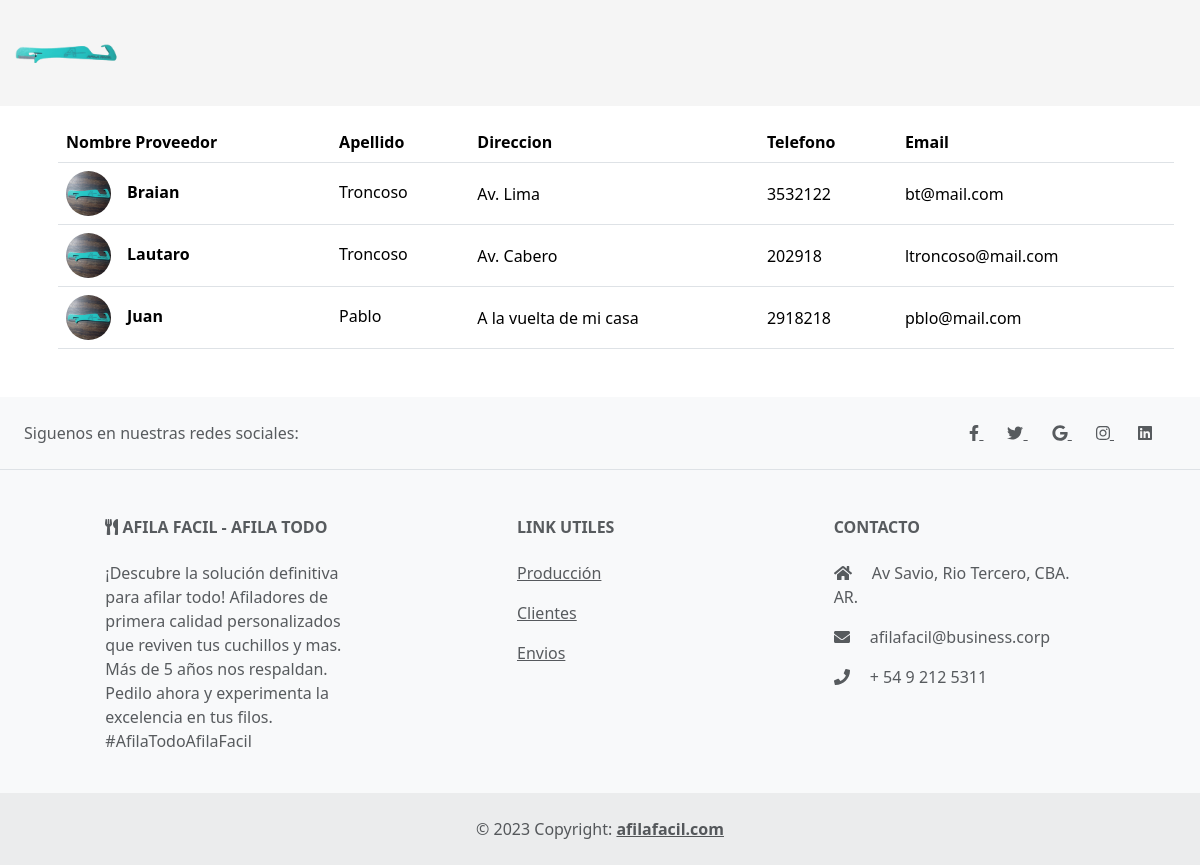
Screenshot of /proveedores/ with the database file from the repository.
### proveedores/models.py (models this page shows, shortened)
class Proveedores(models.Model):
    nombre = models.CharField(max_length=50)
    apellido = models.CharField(max_length=50)
    direccion = models.CharField(max_length=100)
    telefono = models.IntegerField(null=True, blank=True)
    email = models.CharField(max_length=100)
    imagen = models.TextField(null=True, blank=True)
    def get_imagen_url(self):
        if self.imagen:
            return f"/static/img/{self.imagen}"
        else:
            return "/static/img/afilador.jpeg"
    class Meta:
        db_table = 'proveedores'
        verbose_name = "Proveedores"

### proveedores/views.py (the view)
# urls.py: path('', views.mostrar_proveedores, name='proveedores'),
def mostrar_proveedores(request):
    proveedores = Proveedores.objects.all()
    return render(request,'proveedores.html',{'proveedores': proveedores, 'mensaje': "No hay Proveedores"})

### proveedores/templates/proveedores.html (shortened to what this page needs)
{% extends "materias_primas/layout.html" %}
{% load static %}
{% block content %}
{% if proveedores%}
<div class="container">
    <table class="table align-middle mb-0 bg-white m-3 mb-5">
        <thead class="bg-light">
        <tr>
            <th>Nombre Proveedor</th>
            <th>Apellido</th>
            <th>Direccion</th>
            <th>Telefono</th>
            <th>Email</th>
        </tr>
        </thead>
        <tbody>
        {% for proveedor in proveedores %}
            <tr>
                <td>
                <div class="d-flex align-items-center">
                    <img
                        src="{{ proveedor.get_imagen_url }}"
                        alt="NO-IMG"
                        style="width: 45px; height: 45px"
                        class="rounded-circle"
                        />
                    <div class="ms-3">
                    <p class="fw-bold mb-1 ml-2">{{proveedor.nombre}}</p>
                    </div>
                </div>
                </td>
                <td>
                <p class="fw-normal mb-1">{{ proveedor.apellido }}</p>
                </td>
                <td>{{ proveedor.direccion }}</td>
                <td>{{ proveedor.telefono }}</td>
                <td>{{ proveedor.email }}</td>
            </tr>
        {%endfor%}
        </tbody>
    </table>
{%else%}
    {{ mensaje }}
{%endif%}
</div>
{% endblock %}

### rows the page displays
Proveedores: nombre "Braian", apellido "Troncoso", direccion "Av. Lima", telefono "3532122", email "bt@mail.com"
Proveedores: nombre "Lautaro", apellido "Troncoso", direccion "Av. Cabero", telefono "202918", email "ltroncoso@mail.com"
Proveedores: nombre "Juan", apellido "Pablo", direccion "A la vuelta de mi casa", telefono "2918218", email "pblo@mail.com"
